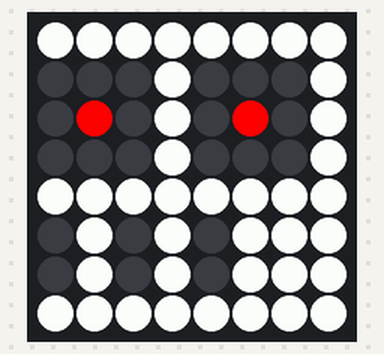
A program run on a simulated Raspberry Pi (BCM pin numbers) with a Sense HAT. Parts: the Sense HAT's 8×8 RGB LED matrix.

Above: at 0.1 s.
At 5.24 s:
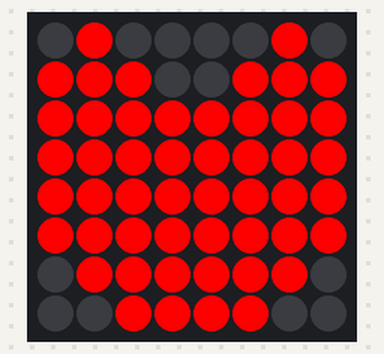

The program:

man.py
```python
from sense_hat import SenseHat
import time

sense = SenseHat()

r = [255,0,0]
o = [255,165,0]
y = [255,255,0]
g = [0,255,0]
b = [0,0,255]
i = [75,0,130]
v = [159,0,255]
e = [0,0,0]
w = [255,255,255]

cat1 = [
w,w,w,w,w,w,w,w,
e,e,e,w,e,e,e,w,
e,r,e,w,e,r,e,w,
e,e,e,w,e,e,e,w,
w,w,w,w,w,w,w,w,
e,w,e,w,e,w,w,w,
e,w,e,w,e,w,w,w,
w,w,w,w,w,w,w,w
]

cat2 = [
e,r,e,e,e,e,r,e,
r,r,r,e,e,r,r,r,
r,r,r,r,r,r,r,r,
r,r,r,r,r,r,r,r,
r,w,e,r,r,w,e,r,
r,r,r,r,r,r,r,r,
e,r,r,r,r,r,r,e,
e,e,r,r,r,r,e,e
]

cat3 = [
e,r,e,e,e,e,r,e,
r,r,r,e,e,r,r,r,
r,r,r,r,r,r,r,r,
r,r,r,r,r,r,r,r,
r,r,r,r,r,r,r,r,
r,r,r,r,r,r,r,r,
e,r,r,r,r,r,r,e,
e,e,r,r,r,r,e,e
]

crab2 = [
y,e,y,e,y,e,y,e,
y,w,v,g,b,i,e,e,
y,y,y,y,y,y,y,e,
y,y,y,y,y,y,y,y,
y,e,y,y,y,r,y,r,
y,e,e,e,y,y,y,y,
y,e,e,e,y,e,e,o,
e,y,e,e,e,e,e,e
]

blank = [
e,e,e,e,e,e,e,e,
e,e,e,e,e,e,e,e,
e,e,e,e,e,e,e,e,
e,e,e,e,e,e,e,e,
e,e,e,e,e,e,e,e,
e,e,e,e,e,e,e,e,
e,e,e,e,e,e,e,e,
e,e,e,e,e,e,e,e
]

while True:
	sense.set_rotation(180)
	sense.set_pixels(cat1)
	time.sleep(5)
	sense.set_pixels(cat2)
	time.sleep(.1)
	sense.set_pixels(cat3)
	time.sleep(.25)
	sense.set_pixels(cat2)
	time.sleep(.1)
```
